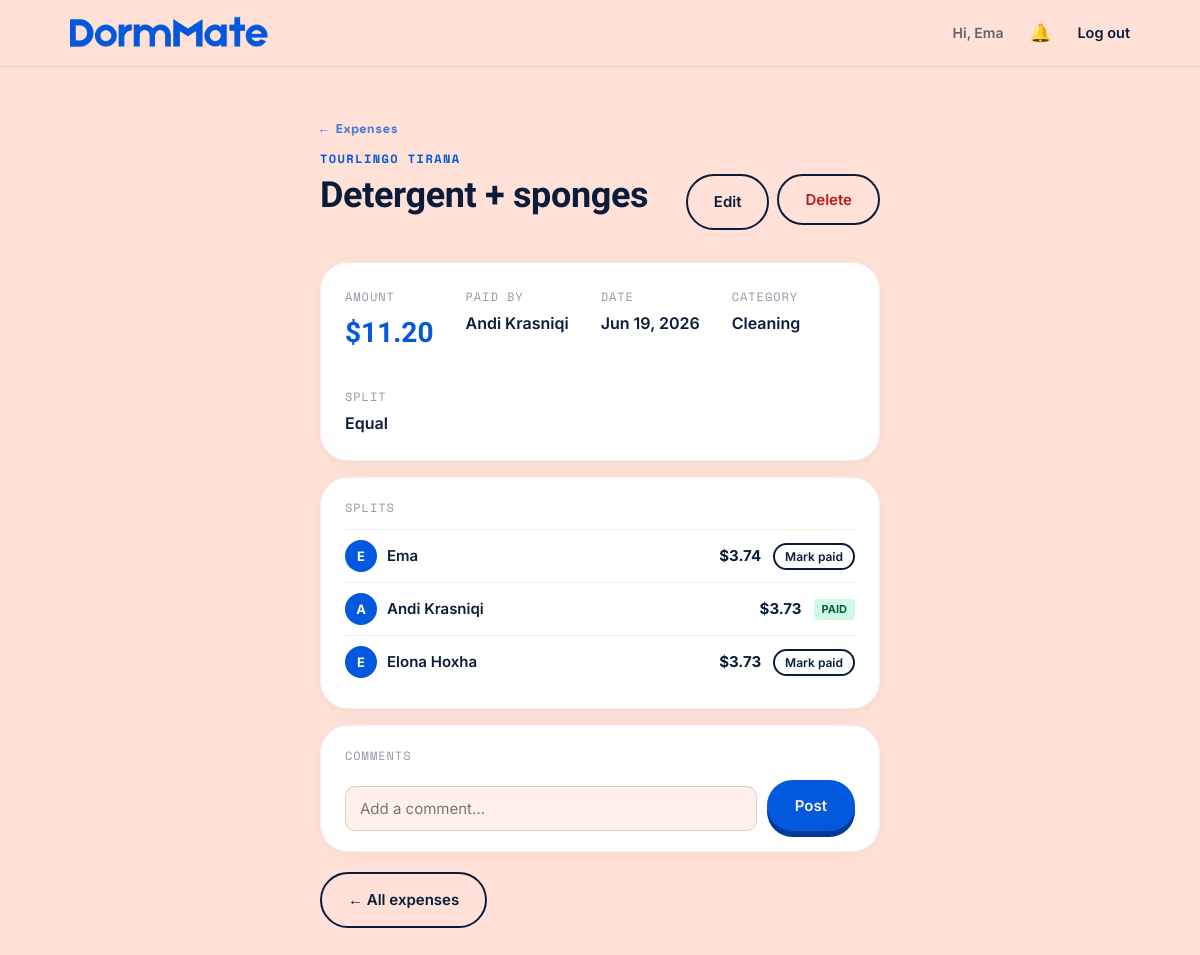
The page /expenses/12 (signed in) on the database its author committed.
### models/user.py (models this page shows, shortened)
class User(db.Model):
    __tablename__ = "users"
    id = db.Column(db.Integer, primary_key=True)
    name = db.Column(db.String(80), nullable=False)
    email = db.Column(db.String(120), unique=True, nullable=False, index=True)
    password_hash = db.Column(db.String(255), nullable=False)
    avatar_url = db.Column(db.String(255), nullable=True)
    room_number = db.Column(db.String(20), nullable=True)
    created_at = db.Column(db.DateTime, default=datetime.utcnow)
    memberships = db.relationship(
        "Membership", back_populates="user", cascade="all, delete-orphan"
    )

### models/household.py (models this page shows, shortened)
class Household(db.Model):
    __tablename__ = "households"
    id = db.Column(db.Integer, primary_key=True)
    name = db.Column(db.String(120), nullable=False)
    invite_code = db.Column(db.String(12), unique=True, nullable=False, index=True)
    created_at = db.Column(db.DateTime, default=datetime.utcnow)
    memberships = db.relationship(
        "Membership", back_populates="household", cascade="all, delete-orphan"
    )

### models/expense.py (models this page shows, shortened)
class Expense(db.Model):
    __tablename__ = "expenses"
    id = db.Column(db.Integer, primary_key=True)
    household_id = db.Column(db.Integer, db.ForeignKey("households.id"), nullable=False, index=True)
    payer_id = db.Column(db.Integer, db.ForeignKey("users.id"), nullable=False)
    amount = db.Column(db.Numeric(10, 2), nullable=False)
    category = db.Column(db.String(50), nullable=False, default="general")
    date = db.Column(db.Date, nullable=False, default=date.today)
    note = db.Column(db.String(255), nullable=True)
    split_type = db.Column(db.String(20), nullable=False, default="equal")  # equal | percentage | custom
    created_at = db.Column(db.DateTime, default=datetime.utcnow)
    household = db.relationship("Household", backref=db.backref("expenses", lazy="dynamic"))
    payer = db.relationship("User", backref=db.backref("paid_expenses", lazy="dynamic"))
    splits = db.relationship("ExpenseSplit", back_populates="expense", cascade="all, delete-orphan")
    CATEGORIES = [
        ("groceries", "Groceries"),
        ("utilities", "Utilities"),
        ("rent", "Rent"),
        ("cleaning", "Cleaning"),
        ("takeout", "Takeout"),
        ("transport", "Transport"),
        ("entertainment", "Entertainment"),
        ("general", "General"),
    ]
    SPLIT_TYPES = ["equal", "percentage", "custom"]

### models/expense_split.py (models this page shows, shortened)
class ExpenseSplit(db.Model):
    __tablename__ = "expense_splits"
    id = db.Column(db.Integer, primary_key=True)
    expense_id = db.Column(db.Integer, db.ForeignKey("expenses.id"), nullable=False, index=True)
    user_id = db.Column(db.Integer, db.ForeignKey("users.id"), nullable=False)
    amount_owed = db.Column(db.Numeric(10, 2), nullable=False)
    is_settled = db.Column(db.Boolean, default=False, nullable=False)
    settled_at = db.Column(db.DateTime, nullable=True)
    expense = db.relationship("Expense", back_populates="splits")
    user = db.relationship("User", backref=db.backref("splits_owed", lazy="dynamic"))

### routes/expenses.py (the view)
@expenses_bp.route("/expenses/<int:expense_id>")
@login_required
def expense_detail(expense_id):
    expense = Expense.query.get_or_404(expense_id)
    membership = _get_household_or_403(expense.household_id)
    if not membership:
        flash("You're not a member of that household.", "error")
        return redirect(url_for("household.choose"))
    comments = expense.comments.all()
    return render_template(
        "expenses/detail.html",
        expense=expense,
        household=expense.household,
        membership=membership,
        comments=comments,
    )

### models/membership.py (called while the page is built)
    @property
    def is_admin(self):
        return self.role == "admin"

### routes/expenses.py (called while the page is built)
def _get_household_or_403(household_id):
    return Membership.query.filter_by(
        user_id=g.user.id, household_id=household_id
    ).first()

### utils.py (called while the page is built)
def login_required(view):
    @wraps(view)
    def wrapped_view(*args, **kwargs):
        if g.get("user") is None:
            flash("Log in to continue.", "error")
            return redirect(url_for("auth.login"))
        return view(*args, **kwargs)
    return wrapped_view

### templates/expenses/detail.html (shortened to what this page needs)
{% extends "layout.html" %}
{% block content %}
<div class="page-shell page-shell--narrow">
  <div class="page-head reveal is-visible" style="display:flex;align-items:flex-end;justify-content:space-between;gap:16px;flex-wrap:wrap;">
    <div>
      <a href="{{ url_for('expenses.list_expenses', household_id=household.id) }}" class="notif-back-link">← Expenses</a>
      <p class="eyebrow">{{ household.name }}</p>
      <h1>{{ expense.note or (expense.category | capitalize) }}</h1>
    </div>
    {% if current_user.id == expense.payer_id or membership.is_admin %}
    <div style="display:flex;gap:8px;">
      <a href="{{ url_for('expenses.edit_expense', household_id=household.id, expense_id=expense.id) }}" class="btn btn--ghost">Edit</a>
      <form method="POST" action="{{ url_for('expenses.delete_expense', household_id=household.id, expense_id=expense.id) }}"
            onsubmit="return confirm('Delete this expense? This cannot be undone.');">
        <button type="submit" class="btn btn--ghost" style="color:#B91C1C;">Delete</button>
      </form>
    </div>
    {% endif %}
  </div>
  <div class="card reveal is-visible" style="padding:24px;margin-bottom:16px;">
    <div style="display:flex;gap:32px;flex-wrap:wrap;">
      <div>
        <p class="panel__title" style="margin-bottom:4px;">AMOUNT</p>
        <p style="font-family:var(--font-display);font-size:28px;font-weight:800;color:var(--blue);margin:0;">${{ "%.2f"|format(expense.amount|float) }}</p>
      </div>
      <div>
        <p class="panel__title" style="margin-bottom:4px;">PAID BY</p>
        <p style="font-weight:600;font-size:16px;margin:0;">{{ expense.payer.name }}</p>
      </div>
      <div>
        <p class="panel__title" style="margin-bottom:4px;">DATE</p>
        <p style="font-weight:600;font-size:16px;margin:0;">{{ expense.date.strftime('%b %d, %Y') }}</p>
      </div>
      <div>
        <p class="panel__title" style="margin-bottom:4px;">CATEGORY</p>
        <p style="font-weight:600;font-size:16px;margin:0;">{{ expense.category | capitalize }}</p>
      </div>
      <div>
        <p class="panel__title" style="margin-bottom:4px;">SPLIT</p>
        <p style="font-weight:600;font-size:16px;margin:0;">{{ expense.split_type | capitalize }}</p>
      </div>
    </div>
  </div>
  <div class="card reveal is-visible" style="padding:20px 24px;margin-bottom:16px;">
    <p class="panel__title" style="margin-bottom:12px;">SPLITS</p>
    {% for split in expense.splits %}
    <div class="member-row" style="padding:10px 0;">
      <div style="display:flex;align-items:center;gap:10px;">
        <div style="width:32px;height:32px;border-radius:50%;background:var(--blue);color:#fff;display:flex;align-items:center;justify-content:center;font-weight:700;font-size:13px;">
          {{ split.user.name[0].upper() }}
        </div>
        <span style="font-weight:600;">{{ split.user.name }}</span>
      </div>
      <div style="display:flex;align-items:center;gap:12px;">
        <span style="font-weight:700;">${{ "%.2f"|format(split.amount_owed|float) }}</span>
        {% if split.is_settled %}
        <span style="background:#D1FAE5;color:#065F46;font-size:11px;font-weight:700;padding:2px 8px;border-radius:4px;">PAID</span>
        {% else %}
        <form method="POST" action="{{ url_for('settle.mark_paid', split_id=split.id) }}">
          <button type="submit" class="btn btn--ghost" style="font-size:12px;padding:4px 10px;">Mark paid</button>
        </form>
        {% endif %}
      </div>
    </div>
    {% endfor %}
  </div>
  <div class="card reveal is-visible" style="padding:20px 24px;">
    <p class="panel__title" style="margin-bottom:14px;">COMMENTS</p>
    <form method="POST" action="{{ url_for('expenses.add_comment', household_id=household.id, expense_id=expense.id) }}" style="display:flex;gap:10px;align-items:flex-end;">
      <div class="form-group" style="flex:1;margin-bottom:0;">
        <input type="text" name="body" class="form-input" placeholder="Add a comment…" required>
      </div>
      <button type="submit" class="btn btn--primary" style="flex-shrink:0;">Post</button>
    </form>
  </div>
  <div style="margin-top:16px;">
    <a href="{{ url_for('expenses.list_expenses', household_id=household.id) }}" class="btn btn--ghost">← All expenses</a>
  </div>
</div>
{% endblock %}

### templates/layout.html (shortened to what this page needs)
<!DOCTYPE html>
<html lang="en">
<head>
  <link rel="stylesheet" href="{{ url_for('static', filename='css/style.css') }}">
</head>
<body class="app-body">
  <header class="nav">
    <div class="nav__inner">
      <a href="{{ url_for('index') }}" class="nav__brand">
        <img src="{{ url_for('static', filename='images/logo.png') }}" alt="DormMate logo" class="nav__logo">
      </a>
      <nav class="nav__links">
        {% if current_user %}
          <span class="nav__user">Hi, {{ current_user.name }}</span>
          <a href="{{ url_for('notifications.feed') }}" class="nav__notif-btn" title="Notifications">
            🔔
          </a>
          <a href="{{ url_for('auth.logout') }}">Log out</a>
        {% else %}
          <a href="{{ url_for('auth.login') }}">Log in</a>
          <a href="{{ url_for('auth.signup') }}" class="btn btn--primary nav__cta">Get started</a>
        {% endif %}
      </nav>
    </div>
  </header>
  <main class="app-main">
    {% block content %}{% endblock %}
  </main>
</body>
</html>

### rows shown on the page
User: name "Ema"
Household: name "TOURLINGO TIRANA"
Expense: note "Detergent + sponges", amount "11.20", date "Jun 19, 2026", category "Cleaning", split_type "Equal"
User: payer.name "Andi Krasniqi"
ExpenseSplit: user "E", user.name "Ema", amount_owed "3.74"
ExpenseSplit: user "A", user.name "Andi Krasniqi", amount_owed "3.73", is_settled "PAID"
ExpenseSplit: user "E", user.name "Elona Hoxha", amount_owed "3.73"
